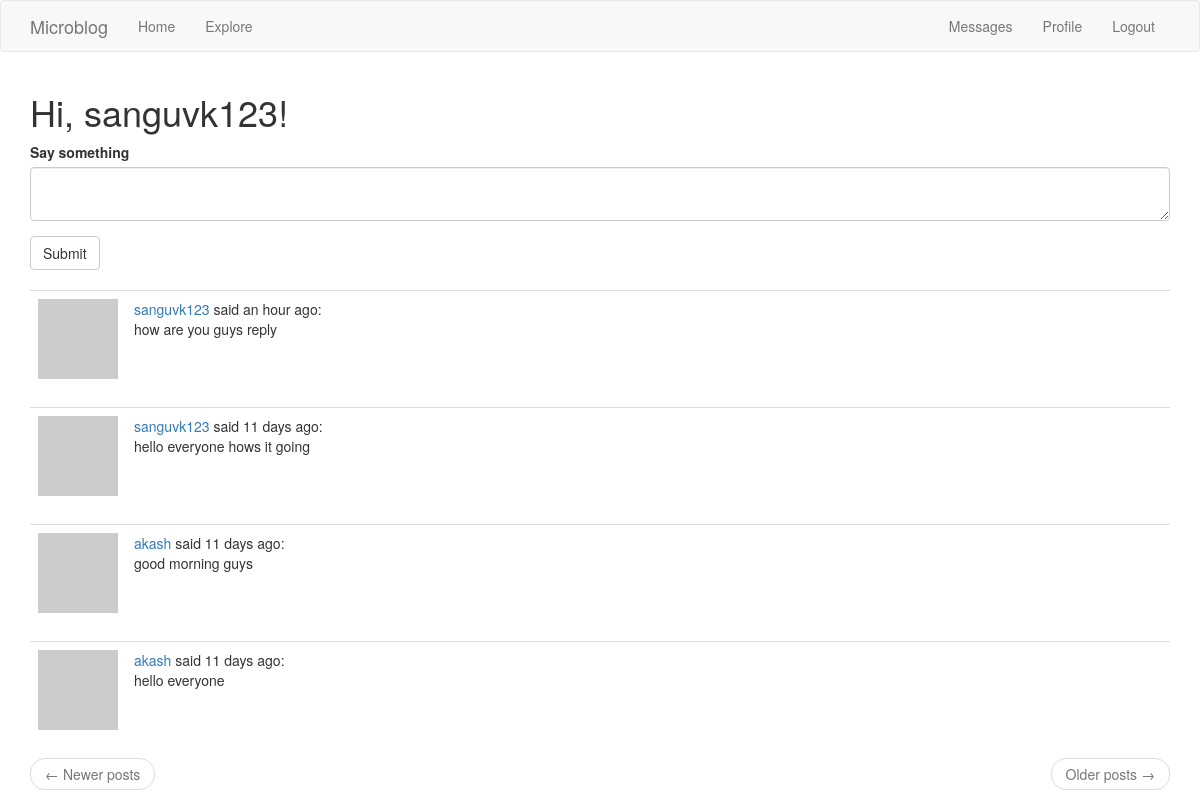
Screenshot of /index (signed in) with the database file from the repository.
### app/models.py (models this page shows, shortened)
class User(UserMixin, db.Model):
    id = db.Column(db.Integer, primary_key=True)
    username = db.Column(db.String(64), index=True, unique=True)
    email = db.Column(db.String(120), index=True, unique=True)
    password_hash = db.Column(db.String(128))
    posts = db.relationship('Post', backref='author', lazy='dynamic')
    about_me = db.Column(db.String(140))
    last_seen = db.Column(db.DateTime, default=datetime.utcnow)
    followed = db.relationship(
        'User', secondary=followers,
        primaryjoin=(followers.c.follower_id == id),
        secondaryjoin=(followers.c.followed_id == id),
        backref=db.backref('followers', lazy='dynamic'), lazy='dynamic')
    messages_sent = db.relationship('Message',
                                    foreign_keys='Message.sender_id',
                                    backref='author', lazy='dynamic')
    messages_received = db.relationship('Message',
                                        foreign_keys='Message.recipient_id',
                                        backref='recipient', lazy='dynamic')
    last_message_read_time = db.Column(db.DateTime)
    def new_messages(self):
        last_read_time = self.last_message_read_time or datetime(1900, 1, 1)
        return Message.query.filter_by(recipient=self).filter(
            Message.timestamp > last_read_time).count()
    def avatar(self, size):
        digest = md5(self.email.lower().encode('utf-8')).hexdigest()
        return 'https://www.gravatar.com/avatar/{}?d=identicon&s={}'.format(
            digest, size)
    def followed_posts(self):
        followed = Post.query.join(
            followers, (followers.c.followed_id == Post.user_id)).filter(
                followers.c.follower_id == self.id)
        own = Post.query.filter_by(user_id=self.id)
        return followed.union(own).order_by(Post.timestamp.desc())

class Post(db.Model):
    id = db.Column(db.Integer, primary_key=True)
    body = db.Column(db.String(140))
    timestamp = db.Column(db.DateTime, index=True, default=datetime.utcnow)
    user_id = db.Column(db.Integer, db.ForeignKey('user.id'))

### app/routes.py (the view)
@app.route('/', methods=['GET', 'POST'])
@app.route('/index', methods=['GET', 'POST'])
@login_required
def index():
    form = PostForm()
    if form.validate_on_submit():
        post = Post(body=form.post.data, author=current_user)
        db.session.add(post)
        db.session.commit()
        flash('Your post is now live!')
        return redirect(url_for('index'))
    page = request.args.get('page', 1, type=int)
    posts = current_user.followed_posts().paginate(
        page, app.config['POSTS_PER_PAGE'], False)
    next_url = url_for('index', page=posts.next_num) \
        if posts.has_next else None
    prev_url = url_for('index', page=posts.prev_num) \
        if posts.has_prev else None
    return render_template('index.html', title='Home', form=form,
                           posts=posts.items, next_url=next_url,
                           prev_url=prev_url)

### app/forms.py
class PostForm(FlaskForm):
    post = TextAreaField('Say something', validators=[DataRequired()])
    submit = SubmitField('Submit')

### app/models.py (called while the page is built)
@login.user_loader
def load_user(id):
    return User.query.get(int(id))

### app/routes.py (called while the page is built)
@app.before_request
def before_request():
    if current_user.is_authenticated:
        current_user.last_seen = datetime.utcnow()
        db.session.commit()

### app/templates/index.html
{% extends "base.html" %}
{% import 'bootstrap/wtf.html' as wtf %}
{% block app_content %}
    <h1>Hi, {{ current_user.username }}!</h1>
    {% if form %}
    {{ wtf.quick_form(form) }}
    <br>
    {% endif %}
    {% for post in posts %}
        {% include '_post.html' %}
    {% endfor %}
    <nav aria-label="...">
        <ul class="pager">
            <li class="previous{% if not prev_url %} disabled{% endif %}">
                <a href="{{ prev_url or '#' }}">
                    <span aria-hidden="true">&larr;</span> Newer posts
                </a>
            </li>
            <li class="next{% if not next_url %} disabled{% endif %}">
                <a href="{{ next_url or '#' }}">
                    Older posts <span aria-hidden="true">&rarr;</span>
                </a>
            </li>
        </ul>
    </nav>
{% endblock %}

### app/templates/_post.html
<table class="table table-hover">
    <tr>
        <td width="70px">
            <a href="{{ url_for('user', username=post.author.username) }}">
                <img src="{{ post.author.avatar(70) }}" />
            </a>
        </td>
        <td>
            <a href="{{ url_for('user', username=post.author.username) }}">
                {{ post.author.username }}
            </a>
            said {{ moment(post.timestamp).fromNow() }}:
            <br>
            {{ post.body }}
        </td>
    </tr>
</table>

### rows the page displays
User: username "sanguvk123"
Post: author.username "sanguvk123", timestamp "an hour ago", body "how are you guys reply"
Post: author.username "sanguvk123", timestamp "11 days ago", body "hello everyone hows it going"
Post: author.username "akash", timestamp "11 days ago", body "good morning guys"
Post: author.username "akash", timestamp "11 days ago", body "hello everyone"

### other values shown
{{ 'Messages' }} "Messages"
